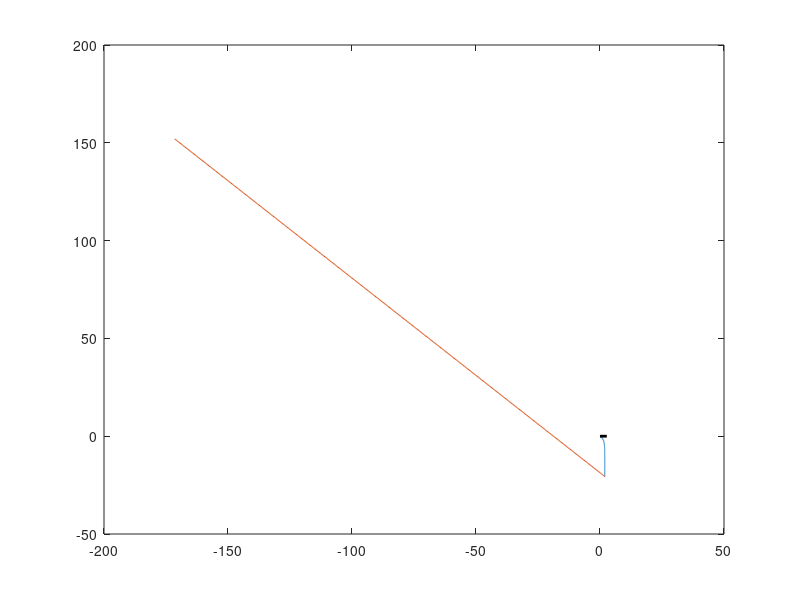

Here is the MATLAB script that generated this plot:
function res = ping_pong_it_1()
%2-D model of a ping pong ball with initial angle theta hitting the table
%and spinning off again
%Only spin is about z-axis
%GOAL: working flight, impact, and post-impact flight model

m = .0027; %kg
r_ball = 0.020; %m
g = 9.80; %m/s^2
A = 0.00502654824; %m^2
Cd = 0.5;
rho = 1.225; %kg/m^3
mu = 0.6; %coeff. of friction between ball and table
magnus_coeff = .000207;

theta = -pi/4; %launch angle in radians
v0 = 8; %m/s

Times = 0:.01:5;
Initial = [0;0.1;(v0*cos(theta));(v0*sin(theta));0]; %x0 y0 vx0 vy0

options = odeset('Events',@events);
%B1 stands for Bounce 1
[T1, B1] = ode45(@proj_derivs,Times,Initial,options);


%COLLISION MODELING: FIRST BOUNCE
% Torque * time of impact = Lf - L0
L_0 = 0;
t_impact = 2 * 0.0014 / norm([B1(end,3) B1(end,4)]); %double compression distance (1.4 mm) / impact v
F_impact = -2 * m * B1(end,4) / t_impact; % 2mv / t = change in p over t
friction = mu * F_impact * -1 * sign(B1(end,3)); % mu * N * -vxhat
Torque = r_ball * friction; %r x F
Omega = (Torque * t_impact) / ((2/3)*m*(r_ball^2)) %CALC R CROSS P


Initial2 = [B1(end,1); B1(end,2); B1(end,3); -1*B1(end,4); Omega];
%after ode stops, next call:
[T2, B2] = ode45(@proj_derivs,Times,Initial2,options);

figure;
plot(B1(:,1),B1(:,2))
hold on;
plot(B2(:,1),B2(:,2))



% res = B2(end,2);

    function [value,isterminal,direction] = events(t,PV)
        value = PV(2);
        isterminal = 1;
        direction = -1;
    end

    function derivs = proj_derivs(t,PV)
        x = PV(1);
        y = PV(2);
        vx = PV(3);
        vy = PV(4);
        omega = PV(5);
        
        dxdt = vx;
        dydt = vy;
        
        Vhat = [vx;vy] ./ norm([vx;vy]);
        
        Fd = -0.5 * rho * A * Cd * (norm([vx;vy]))^2 .* Vhat;
        
        Mx = magnus_coeff * omega * vy;        
        My = magnus_coeff * omega * vx;

      
        
        dvxdt = (Fd(1) + Mx) / m;
        dvydt = -g + (Fd(2) + My) / m;
        derivs = [dxdt;dydt;dvxdt;dvydt;(0.03*omega/100)];
        %percent = t*100
    end
%THE TABLE
X = [0, 2.74];
Y = [0, 0];
X2 = [1.37, 1.37];
Y2 = [0, 0.1525];
plot (X,Y,'k','linewidth',2)
plot (X2, Y2,'k','linewidth',2)
%axis([0 6 0 1])
end
